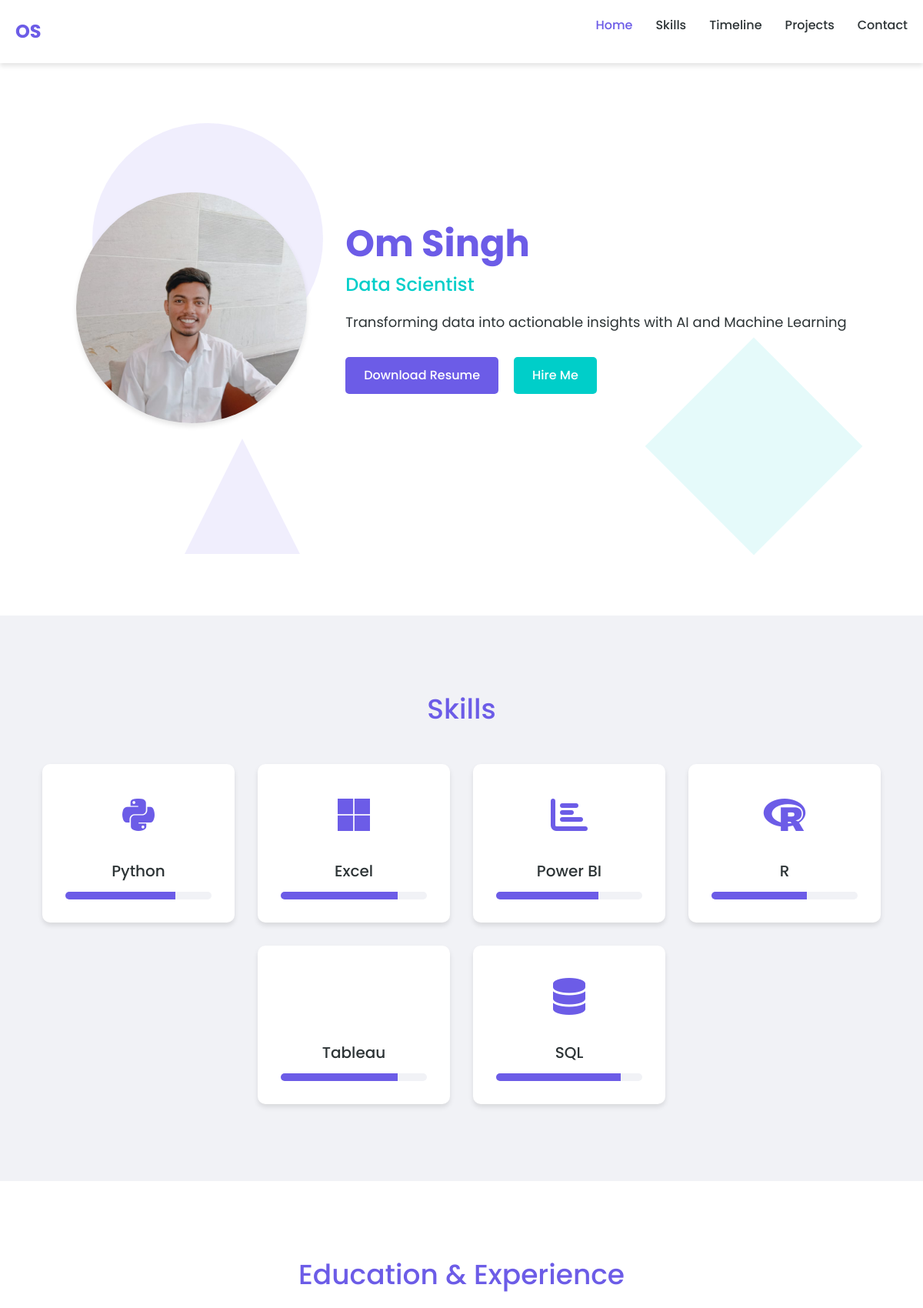
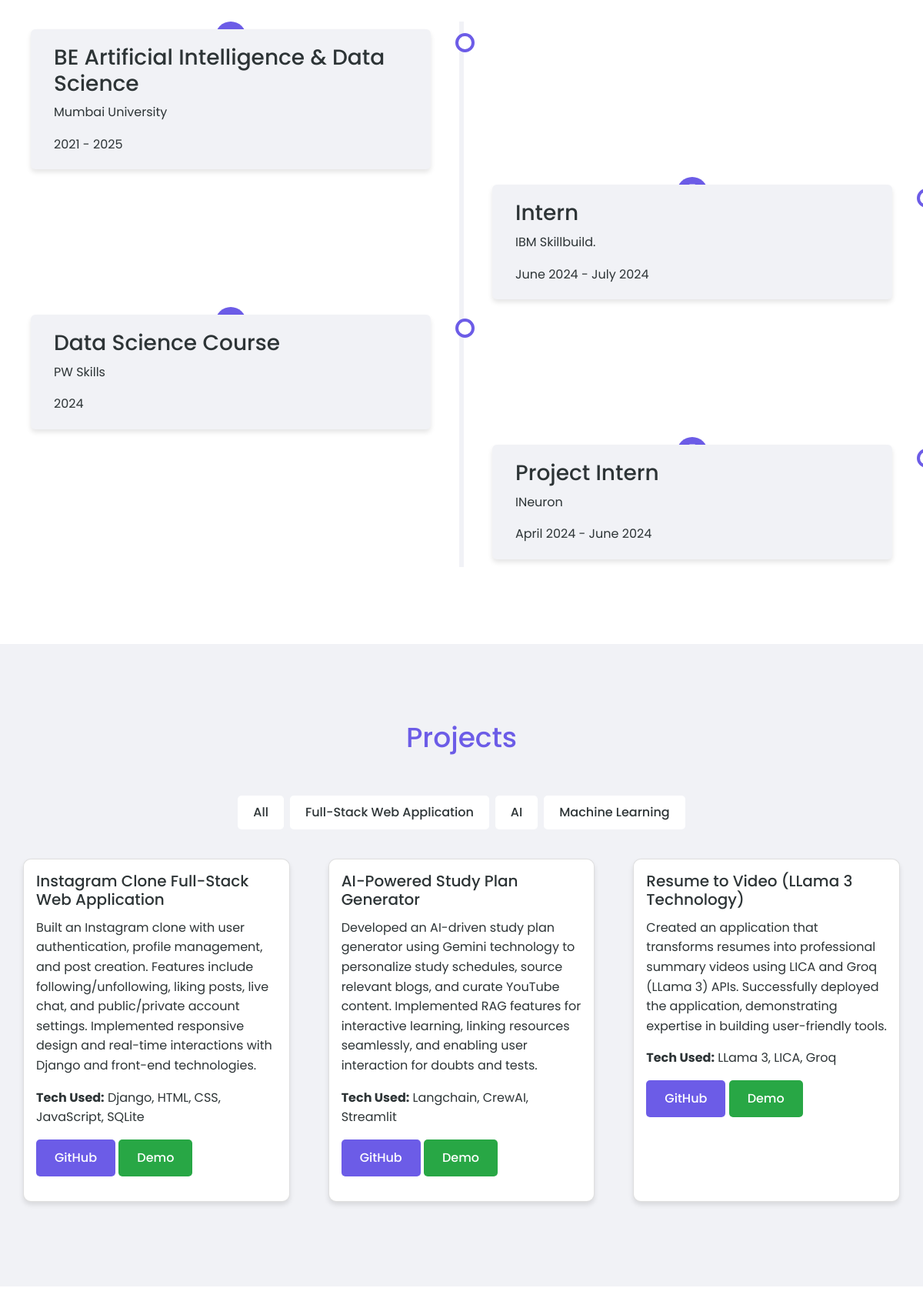
The page / (upper part) on the database its author committed (2 pictures, top to bottom).
### tables this page shows
CREATE TABLE Project (
                id INTEGER PRIMARY KEY AUTOINCREMENT,
                name TEXT NOT NULL,
                section TEXT NOT NULL,
                description TEXT, 
                tech_used TEXT,
                github TEXT,
                demo TEXT
            );

### modified_app.py (the view, shortened to what this page needs)
@app.route('/', methods=['GET', 'POST'])
def home():
    conn = get_db_connection()
    cursor = conn.cursor()
    category = request.args.get('category', 'all')
    if category == 'all':
        cursor.execute("SELECT * FROM Project LIMIT 3")
    else:
        cursor.execute("SELECT * FROM Project WHERE section = ? LIMIT 3", (category,))
    project_list = cursor.fetchall()
    cursor.execute("SELECT DISTINCT section FROM Project")
    sections = [row[0] for row in cursor.fetchall()]
    conn.close()
    return render_template('index.html', project_list=project_list, sections=sections, selected_category=category)

### modified_app.py (called while the page is built)
def get_db_connection():
    conn = sqlite3.connect(DATABASE)
    conn.row_factory = sqlite3.Row  # Enables dictionary-like row access
    return conn

### templates/index.html (shortened to what this page needs)
<!DOCTYPE html>
<html lang="en">
<head>
    <link rel="stylesheet" href="https://cdnjs.cloudflare.com/ajax/libs/font-awesome/6.4.0/css/all.min.css">
    <link rel="stylesheet" href="https://cdn.jsdelivr.net/npm/bootstrap@4.3.1/dist/css/bootstrap.min.css">
    <link rel="stylesheet" href="static/styles.css">
</head>
<body class="light-mode">
    <header>
        <nav>
            <div class="logo">OS</div>
            <ul class="nav-links">
                <li><a href="#home" class="active">Home</a></li>
                <li><a href="#skills">Skills</a></li>
                <li><a href="#timeline">Timeline</a></li>
                <li><a href="#projects">Projects</a></li>
                <li><a href="#contact">Contact</a></li>
            </ul>
        </nav>
    </header>
    <main>
        <section id="home" class="hero">
            <div class="hero-content">
                <div class="hero-image">
                    <img src="static/profile_pic.jpeg" alt="John Doe">
                </div>
                <div class="hero-text">
                    <h1>Om Singh</h1>
                    <h2>Data Scientist</h2>
                    <p>Transforming data into actionable insights with AI and Machine Learning</p>
                    <div class="hero-buttons">
                        <button class="btn btn-primary" onclick="downloadResume()">Download Resume</button>
                        <a href="#contact" class="btn btn-secondary">Hire Me</a>
                    </div>
                </div>
            </div>
            <div class="hero-background">
                <div class="shape shape-2"></div>
                <div class="shape shape-3"></div>
            </div>
        </section>
        <section id="skills" class="skills">
            <h2>Skills</h2>
            <div class="skills-container">
                <div class="skill-card" data-skill="Python">
                    <div class="skill-icon"><i class="fab fa-python"></i></div>
                    <h3>Python</h3>
                    <div class="skill-level">
                        <div class="skill-progress" style="--progress: 75%"></div>
                    </div>
                </div>
                <div class="skill-card" data-skill="Excel">
                    <div class="skill-icon"><i class="fab fa-microsoft"></i></div>
                    <h3>Excel</h3>
                    <div class="skill-level">
                        <div class="skill-progress" style="--progress: 80%"></div>
                    </div>
                </div>
                <div class="skill-card" data-skill="Power BI">
                    <div class="skill-icon"><i class="fas fa-chart-bar"></i></div>
                    <h3>Power BI</h3>
                    <div class="skill-level">
                        <div class="skill-progress" style="--progress: 70%"></div>
                    </div>
                </div>
                <div class="skill-card" data-skill="R">
                    <div class="skill-icon"><i class="fab fa-r-project"></i></div>
                    <h3>R</h3>
                    <div class="skill-level">
                        <div class="skill-progress" style="--progress: 65%"></div>
                    </div>
                </div>
                <div class="skill-card" data-skill="Tableau">
                    <div class="skill-icon"></div>
                    <h3>Tableau</h3>
                    <div class="skill-level">
                        <div class="skill-progress" style="--progress: 80%"></div>
                    </div>
                </div>
                <div class="skill-card" data-skill="SQL">
                    <div class="skill-icon"><i class="fas fa-database"></i></div>
                    <h3>SQL</h3>
                    <div class="skill-level">
                        <div class="skill-progress" style="--progress: 85%"></div>
                    </div>
                </div>
            </div>
        </section>
        <section id="timeline" class="timeline">
            <h2>Education & Experience</h2>
            <div class="timeline-container">
                <div class="timeline-item">
                    <div class="timeline-icon">
                    </div>
                    <div class="timeline-content">
                        <h3>BE Artificial Intelligence & Data Science</h3>
                        <p>Mumbai University</p>
                        <span class="date">2021 - 2025</span>
                    </div>
                </div>
                <div class="timeline-item">
                    <div class="timeline-icon">
                    </div>
                    <div class="timeline-content">
                        <h3>Intern</h3>
                        <p>IBM Skillbuild.</p>
                        <span class="date">June 2024 - July 2024</span>
                    </div>
                </div>
                <div class="timeline-item">
                    <div class="timeline-icon">
                    </div>
                    <div class="timeline-content">
                        <h3>Data Science Course</h3>
                        <p>PW Skills</p>
                        <span class="date">2024</span>
                    </div>
                </div>
                <div class="timeline-item">
                    <div class="timeline-icon">
                    </div>
                    <div class="timeline-content">
                        <h3>Project Intern</h3>
                        <p>INeuron</p>
                        <span class="date">April 2024 - June 2024</span>
                    </div>
                </div>
            </div>
        </section>
        <section id="projects" class="projects">
            <h2 class="text-center">Projects</h2>
            <div class="project-filters text-center my-3">
                <button class="filter-btn btn btn-outline-primary m-1" onclick="filterProjects('all')">All</button>
                {% for section in sections %}
                <button class="filter-btn btn btn-outline-primary m-1" onclick="filterProjects('{{ section }}')">{{ section }}</button>
                {% endfor %}
            </div>
            <div class="container mt-4">
                <div class="row row-cols-1 row-cols-md-3 g-4" id="project-cards">
                    {% for project in project_list %}
                    <div class="col-md-4 d-flex">
                        <div class="card p-3 project-card w-100">
                            <h5 class="card-title">{{ project.name }}</h5>
                            <p class="card-text">{{ project.description }}</p>
                            <p><strong>Tech Used:</strong> {{ project.tech_used }}</p>
                            <p>
                                <a href="{{ project.github }}" class="btn btn-primary" target="_blank">GitHub</a>
                                <a href="{{ project.demo }}" class="btn btn-success" target="_blank">Demo</a>
                            </p>
                        </div>
                    </div>
                    {% endfor %}
                </div>
            </div>
        </section>
        <section id="contact" class="contact">
        </section>
    </main>
</body>
</html>

### rows shown on the page
Project: name "Instagram Clone Full-Stack Web Application", description "Built an Instagram clone with user authentication, profile management, and post creation. Features include following/unfollowing, liking posts, live chat, and public/private account settings. Implemented responsive design and real-time interactions with Django and front-end technologies.", tech_used "Django, HTML, CSS, JavaScript, SQLite"
Project: name "AI-Powered Study Plan Generator", description "Developed an AI-driven study plan generator using Gemini technology to personalize study schedules, source relevant blogs, and curate YouTube content. Implemented RAG features for interactive learning, linking resources seamlessly, and enabling user interaction for doubts and tests.", tech_used "Langchain, CrewAI, Streamlit"
Project: name "Resume to Video (LLama 3 Technology)", description "Created an application that transforms resumes into professional summary videos using LICA and Groq (LLama 3) APIs. Successfully deployed the application, demonstrating expertise in building user-friendly tools.", tech_used "LLama 3, LICA, Groq"

### other values the page prints
{{ section }} "Full-Stack Web Application" "AI" "Machine Learning"
